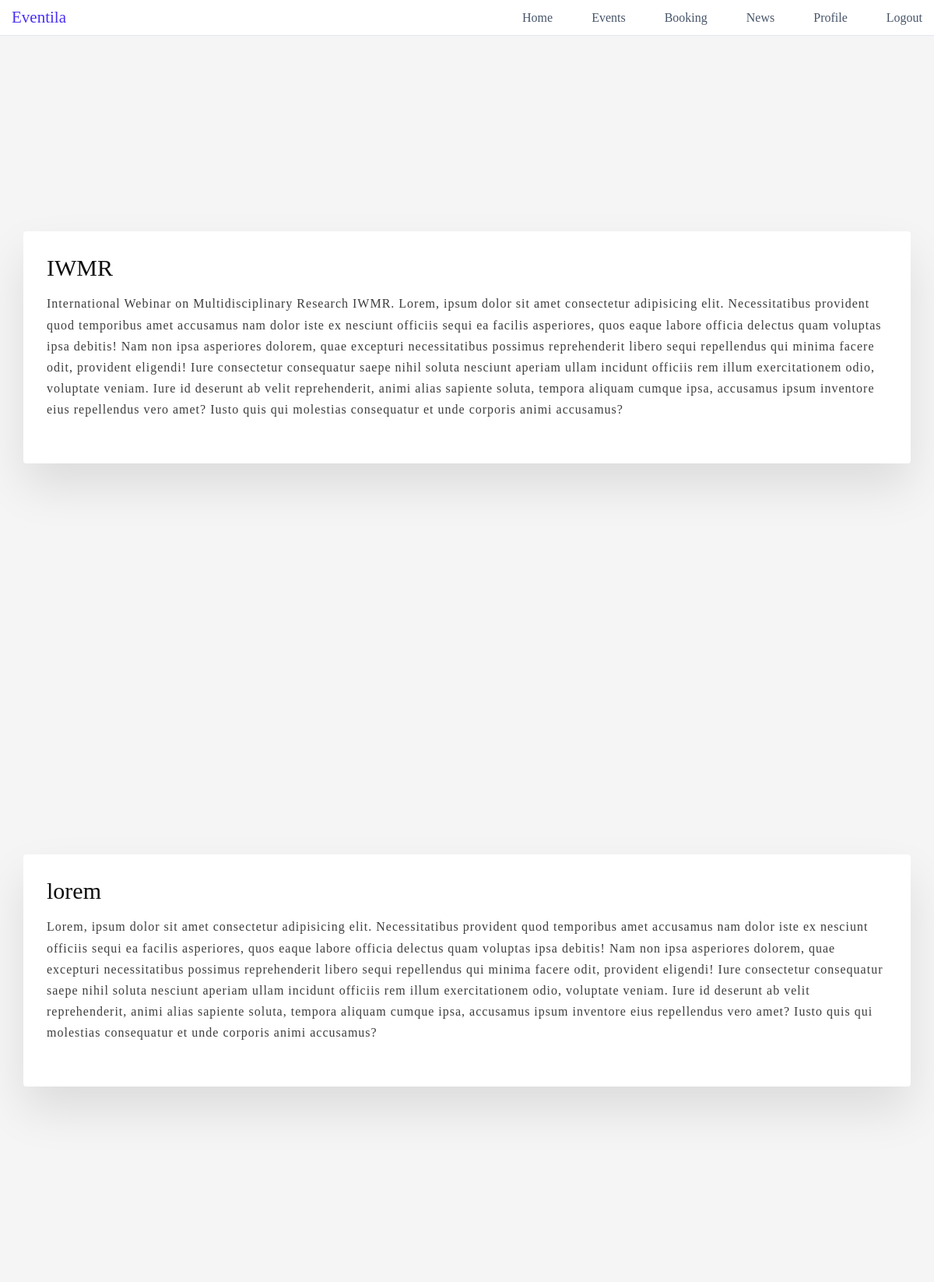
Page /news/ (signed in) on the committed database.
### ems/models.py (models this page shows, shortened)
class News(models.Model):
    News_title=models.CharField(max_length=200)
    News_desc=models.TextField(default="")

### ems/views.py (the view)
# urls.py: path("news/",views.news,name='news'),
@login_required(login_url="/login/")
def news(request):
    allnews=News.objects.all()
    context={'allnews':allnews}
    return render(request,'news.html',context)

### templates/news.html (shortened to what this page needs)
{% extends 'base.html' %}
{% load static %}
{% block body %}
{% for new in allnews %}
<div class="container">
      <div class="grid">
        <div class="grid-item">
          <div class="card">
            <div class="card-content">
              <h1 class="card-header">{{new.News_title}}</h1>
              <p class="card-text">
                {{new.News_desc}}
              </p>
            </div>
          </div>
        </div>
      </div>
</div>
{% endfor %}
{% endblock body %}

### static/css/based.css (style rules this page uses)
* { margin: 0; padding: 0; box-sizing: border-box; }
html { font-size: 62.5%; }
.container { background-color:whitesmoke; display: flex; justify-content: center; align-items: center; min-height: 100vh; padding: 2rem; }
.grid { display: grid; width: 114em; grid-gap: 6rem; grid-template-columns: repeat(auto-fit, minmax(30rem, 1fr)); align-items: start; }
.grid-item { background-color: #fff; border-radius: 0.4rem; overflow: hidden; box-shadow: 0 3rem 6rem rgba(0, 0, 0, 0.1); cursor: pointer; transition: 0.2s; }
.card-content { padding: 3rem; }
.card-header { font-size: 3rem; font-weight: 500; color: #0d0d0d; margin-bottom: 1.5rem; }
.card-text { font-size: 1.6rem; letter-spacing: 0.1rem; line-height: 1.7; color: #3d3d3d; margin-bottom: 2.5rem; }

### rows in the picture
News: News_title "IWMR", News_desc "International Webinar on Multidisciplinary Research IWMR. Lorem, ipsum dolor sit amet consectetur adipisicing elit. Necessitatibus provident quod temporibus amet accusamus nam dolor iste ex nesciunt officiis sequi ea facilis asperiores, quos eaque labore officia delectus quam voluptas ipsa debitis! Nam non ipsa asperiores dolorem, quae excepturi necessitatibus possimus reprehenderit libero sequi repellendus qui minima facere odit, provident eligendi! Iure consectetur consequatur saepe nihil soluta nesciunt aperiam ullam incidunt officiis rem illum exercitationem odio, voluptate veniam. Iure id deserunt ab velit reprehenderit, animi alias sapiente soluta, tempora aliquam cumque ipsa,…"
News: News_title "lorem", News_desc "Lorem, ipsum dolor sit amet consectetur adipisicing elit. Necessitatibus provident quod temporibus amet accusamus nam dolor iste ex nesciunt officiis sequi ea facilis asperiores, quos eaque labore officia delectus quam voluptas ipsa debitis! Nam non ipsa asperiores dolorem, quae excepturi necessitatibus possimus reprehenderit libero sequi repellendus qui minima facere odit, provident eligendi! Iure consectetur consequatur saepe nihil soluta nesciunt aperiam ullam incidunt officiis rem illum exercitationem odio, voluptate veniam. Iure id deserunt ab velit reprehenderit, animi alias sapiente soluta, tempora aliquam cumque ipsa, accusamus ipsum inventore eius repellendus vero amet? Iusto quis…"
